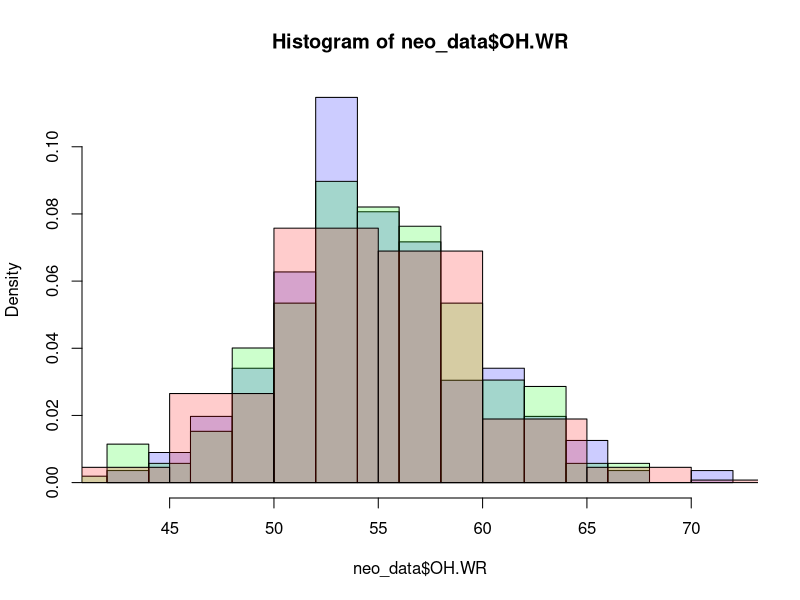
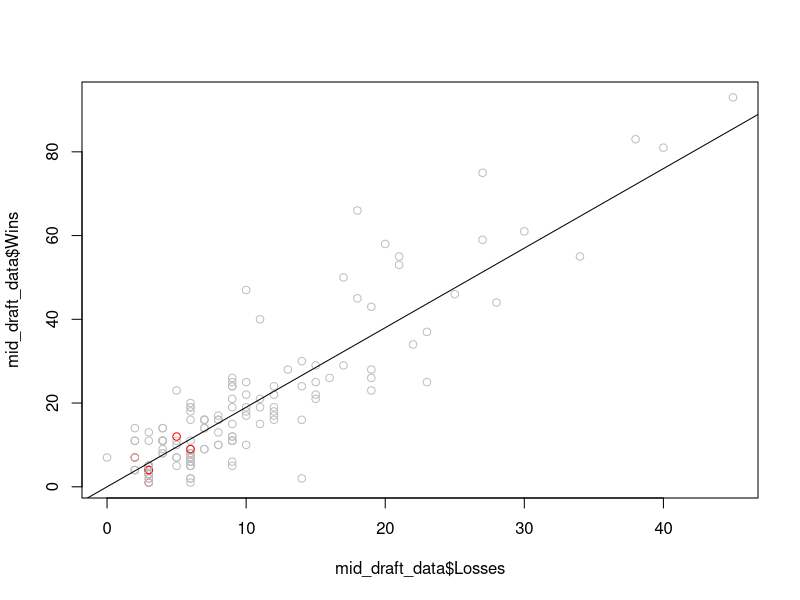
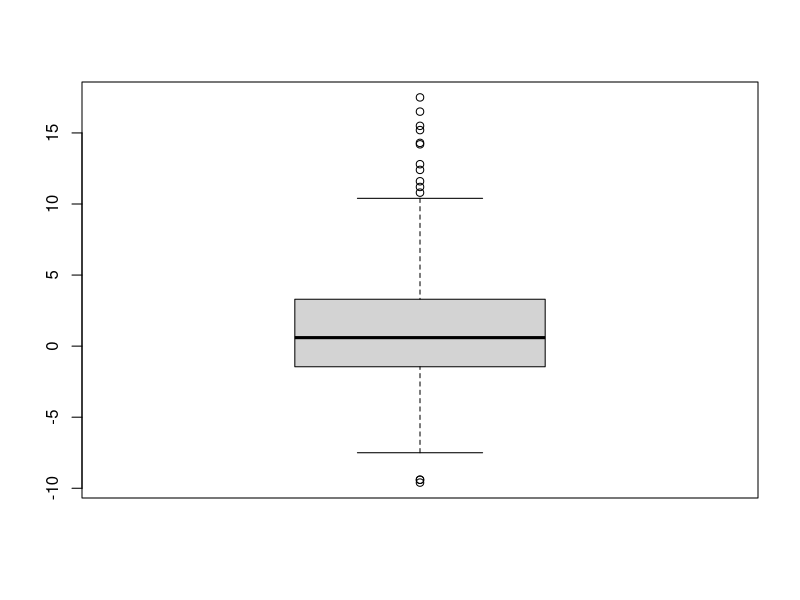

The R source for these figures, in order:
## ---- chunk 1
knitr::opts_chunk$set(echo = TRUE)
## ---- chunk 2
neo_data <- read.csv("neo.csv")
mid_data <- read.csv("mid.csv")
vow_data <- read.csv("vow.csv")

mid_draft_data <- read.csv("mid_draft.csv")
winrate_draft_data <-read.csv("win_rate.csv")

game_wins = 114
game_losses = 60
## ---- chunk 3

hist(neo_data$OH.WR, freq = F, col=rgb(0,0,1,alpha=0.2))
hist(mid_data$OH.WR, freq = F, col=rgb(0,1,0,alpha=0.2), add = T)
hist(vow_data$OH.WR, freq = F, col=rgb(1,0,0,alpha=0.2), add = T)


## ---- chunk 4
c(neo_data$Name[which.max(neo_data$OH.WR)], mid_data$Name[which.max(mid_data$OH.WR)], vow_data$Name[which.max(vow_data$OH.WR)])
## ---- chunk 5

total_played = sum(mid_draft_data$Wins) + sum(mid_draft_data$Losses)
num_wins = sum(mid_draft_data$Wins)
num_loss = sum(sum(mid_draft_data$Losses))

#bomb cards that were drafted
bomb_cards <- c("The Meathhook Massacre", "Wrenn and Seven", "Tovolar's Huntmaster", "Leisa Forgotten Archangel", "Sigarda Champion of Light",
                "Consuming Blob", "Arlinn the Pack's Hope", "Burn Down the House", "Poppet Stitcher", "Tainted Adversary", "Intrepid Adversary", 
                "Brutal Cathar", "Tovolar Dire Overlord", "Sunstreak Phoenix", "Florian Voldaren Scion", "Moonveil Regen", "Augur of Autumn");



bomb_eval <- plot(x = mid_draft_data$Losses, y = mid_draft_data$Wins, col=ifelse(mid_draft_data$Card %in% bomb_cards, 'red', 'grey'), type = "p")

abline(a = 0, b = game_wins/game_losses)

## ---- chunk 6
vow_boxplot <- boxplot(vow_data$IWD)

vow_outliers <- vow_data[vow_data$IWD %in% vow_boxplot$out,]
vow_outliers

vow_outliers_names <- vow_outliers$Name
vow_outliers_names

number_of_vow_outliers <- length(vow_outliers_names)
number_of_vow_outliers

number_of_vow_cards <- length(vow_data$Name)
number_of_vow_cards

percent_of_outliers <- number_of_vow_outliers / number_of_vow_cards
percent_of_outliers
